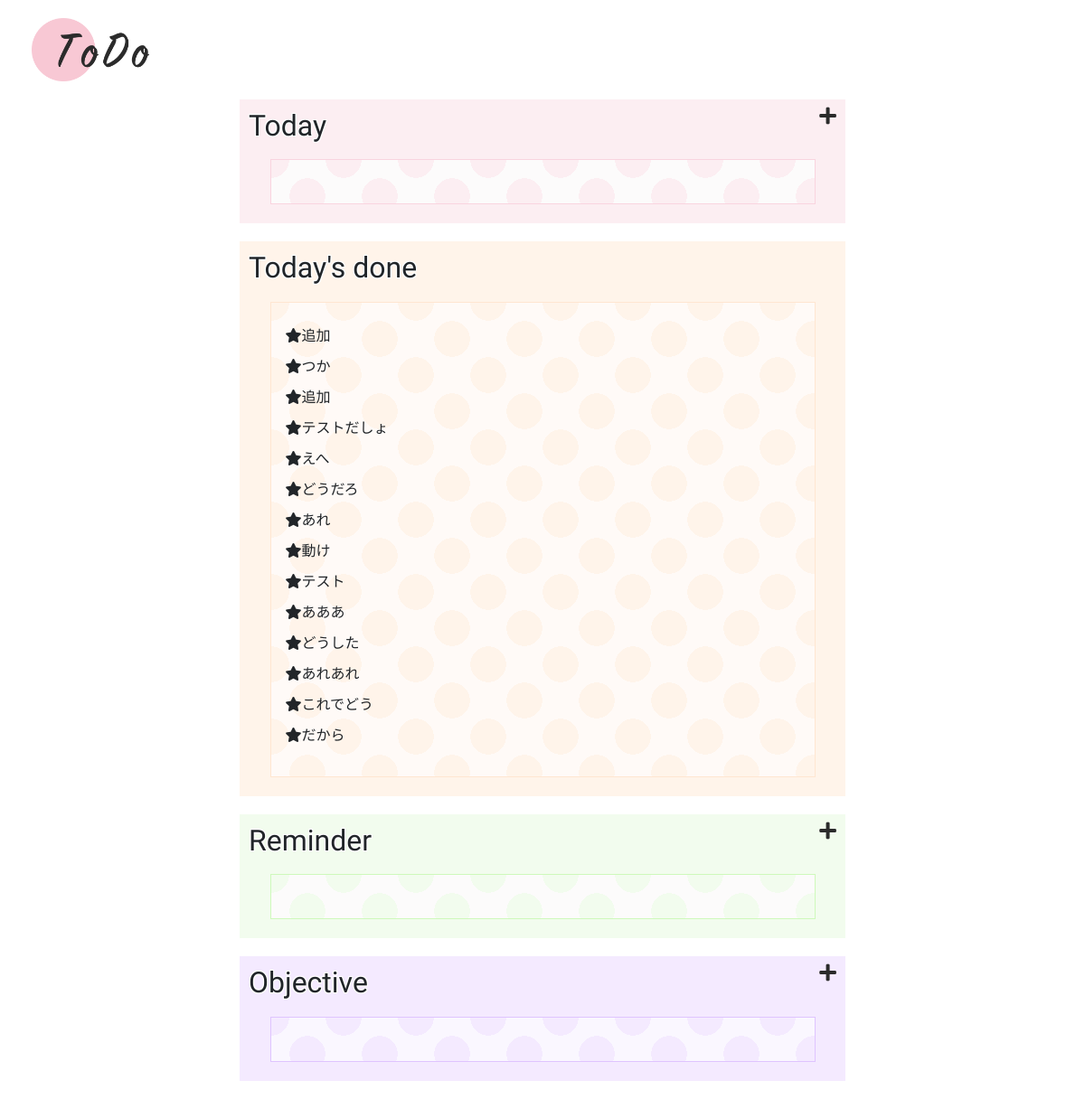
Screenshot of /testtest/ with the database file from the repository.
### testtest/models.py (models this page shows, shortened)
class done(models.Model):
    content = models.TextField()
    date_str = models.TextField()

### testtest/views.py (the view)
class IndexView(ListView):
    template_name = 'testtest/index.html'
    context_object_name = 'daily_list'
    model = daily
    def get_context_data(self, **kwargs):
        today_date = datetime.date.today()
        yyyymmdd = today_date.strftime('%Y%m%d')
        done_lists = done.objects.filter(date_str=yyyymmdd)
        done_lists_count = done_lists.count()
        if done_lists_count >= 5:
            is_achived_done = True
        else:
            is_achived_done = False
        context = super(IndexView, self).get_context_data(**kwargs)
        context.update({
            'reminder_list': reminder.objects.all(),
            'objective_list': objective.objects.all(),
            'done_list': done_lists,
            'achivement_done': is_achived_done,
        })
        return context
    def get_queryset(self):
        return daily.objects.all()

### templates/testtest/index.html (shortened to what this page needs)
{% extends 'base.html' %}
{% block content %}
<div class="container">
    <div class="daily">
        <div class="box">
            <h2 class="title">Today</h2>
            <div class="add_area">
                <a href="{% url 'testtest:add_daily_record' %}"><i class="fas fa-plus fa-lg fa-spin"></i></a>
            </div>
        </div>
        <form action="{% url 'testtest:daily_record' %}" method="POST">
            <div class="daily_border_area">
                <ul id="daily-content">
                </ul>
            </div>
        </form>
    </div>
    <div class="done">
        <h2 class="title">Today's done</h2>
        <div class="done_border_area">
            <ul id="done-content">
                {% for done in done_list %}
                    <li class="list_contents"><i class="fas fa-star"></i>{{ done.content }}</li>
                {% endfor %}
            </ul>
        </div>
    </div>
    <div class="reminder">
        <div class="box">
            <h2 class="title">Reminder</h2>
            <div class="add_area">
                <a href="{% url 'testtest:add_reminder_record' %}"><i class="fas fa-plus fa-lg fa-spin"></i></a>
            </div>
        </div>
        <form action="{% url 'testtest:reminder_record' %}" method="POST">
            <div class="reminder_border_area">
                <ul id="reminder-content">
                </ul>
            </div>
        </form>
    </div>
    <div class="objective">
        <div class="box">
            <h2 class="title">Objective</h2>
            <div class="add_area">
                <a href="{% url 'testtest:add_objective_record' %}"><i class="fas fa-plus fa-lg fa-spin"></i></a>
            </div>
        </div>
        <form action="{% url 'testtest:objective_record' %}" method="POST">
            <div class="objective_border_area">
                <ul id="objective-content">
                </ul>
            </div>
        </form>
    </div>
</div>
{% endblock %}

### templates/base.html (shortened to what this page needs)
{% load static %}
{% load bootstrap4 %}
{% bootstrap_css %}
<!DOCTYPE html>
<html lang="ja">
    <head>
        <link rel="stylesheet" type='text/css' href="{% static 'css/style.css'%}">
        <link rel="stylesheet" href="https://cccabinet.jpn.org/bootstrap4/css/style.css">
        <link rel ="stylesheet" href="https://cdnjs.cloudflare.com/ajax/libs/font-awesome/5.15.4/css/all.min.css">
    </head>
    <body>
        <div class="wrapper">
            <div class="container-fluid">
                <div id="header">
                    <a href="{% url 'testtest:index' %}"><img class="logo" src="{% static 'images/logo.png' %}" width="130" height="70" alt="logo"></a>
                </div>
                <div class="mx-auto" style="max-width: 700px;">
                    {% block content %}{% endblock %}
                </div>
            </div>
        </div>
    </body>
</html>

### static/css/style.css (style rules this page uses)
a { text-decoration: none; color: #2b2b2b; }
.logo { margin: 20px; }
.box { display: flex; justify-content: space-between; }
.title { font-family: "Courgette", cursive; padding: 10px; text-shadow: 1px 1px 0 #fff, -1px -1px 0 #fff, -1px 1px 0 #fff, 1px -1px 0 #fff, 0px 1px 0 #fff, 0-1px 0 #fff, -1px 0 0 #fff, 1px 0 0 #fff; }
.add_area { margin: 10px; }
.daily { margin-bottom: 20px; background-color: #fceef2; }
.done_border_area { width: 90%; margin: auto; padding-bottom: 5px; }
#done-content { list-style: none; padding-left: 15px; border: 1px solid #ffe6d1; background-color: #fffaf7; background-image: radial-gradient(#fff4ea 35%, transparent 0), radial-gradient(#fff4ea 35%, transparent 0); background-position: 0 0, 40px 40px; background-size: 80px 80px; padding: 1.5em 1em; }
.daily_border_area { width: 90%; margin: auto; padding-bottom: 5px; }
#daily-content { list-style: none; padding-left: 15px; border: 1px solid #f9d4df; background-color: #fcfbfb; background-image: radial-gradient(#fceef2 35%, transparent 0), radial-gradient(#fceef2 35%, transparent 0); background-position: 0 0, 40px 40px; background-size: 80px 80px; padding: 1.5em 1em; }
.reminder_border_area { width: 90%; margin: auto; padding-bottom: 5px; }
#reminder-content { list-style: none; padding-left: 15px; border: 1px solid #cef9bb; background-color: #fcfbfb; background-image: radial-gradient(#f2fcee 35%, transparent 0), radial-gradient(#f2fcee 35%, transparent 0); background-position: 0 0, 40px 40px; background-size: 80px 80px; padding: 1.5em 1em; }
.objective_border_area { width: 90%; margin: auto; padding-bottom: 5px; }
#objective-content { list-style: none; padding-left: 15px; border: 1px solid #dfc4ff; background-color: #faf7ff; background-image: radial-gradient(#f4eaff 35%, transparent 0), radial-gradient(#f4eaff 35%, transparent 0); background-position: 0 0, 40px 40px; background-size: 80px 80px; padding: 1.5em 1em; }
.list_contents { padding-bottom: 10px; }
.done { margin-bottom: 20px; background-color: #fff4ea; }
.reminder { margin-bottom: 20px; background-color: #f2fcee; }
.objective { margin-bottom: 20px; background-color: #f4eaff; }

### rows the page displays
done: content "追加"
done: content "つか"
done: content "追加"
done: content "テストだしょ"
done: content "えへ"
done: content "どうだろ"
done: content "あれ"
done: content "動け"
done: content "テスト"
done: content "あああ"
done: content "どうした"
done: content "あれあれ"
done: content "これでどう"
done: content "だから"
